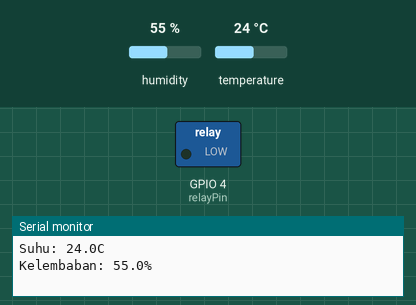
The sketch below on a simulated ESP32. On the bench: switched loads named in the sketch (green lamp = pin HIGH), the last lines printed to the serial monitor. The test bench sets the inputs (shaded band); at power-on: temperature 24 °C, humidity 55 %. WiFi joins after 1.5 s; servers stay silent unless stated.

Above: at 3.0 s.
3.1 s: temperature set to 29.4 °C
5.0 s: temperature set to 30.5 °C
At 6.5 s:
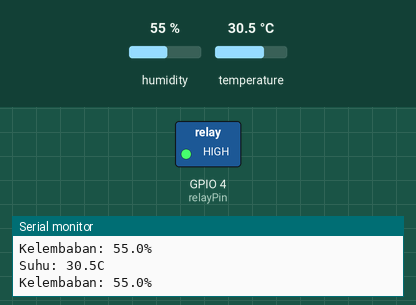
8.8 s: temperature set to 12 °C
At 10.0 s:
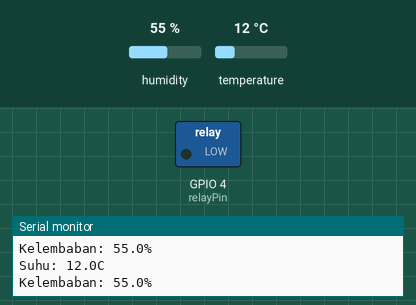
10.3 s: temperature set to 33 °C
At 11.5 s:
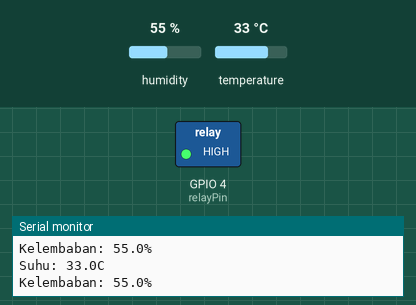
Timing chart, 0 to 13.3 s (numbered marks = the images above; inputs shaded):
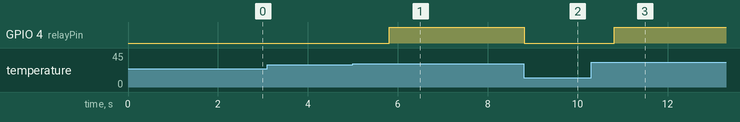

Measured:
- the behaviour switches between 29.9 and 30 °C on temperature (found by bisection; images 0 and 1)
- after the input at 5.0 s, GPIO 4 (relayPin): LOW → HIGH after 0.81 s
- after the input at 8.8 s, GPIO 4 (relayPin): HIGH → LOW at once
- after the input at 10.3 s, GPIO 4 (relayPin): LOW → HIGH after 0.51 s

The sketch:

kipas.ino
```cpp
#define BLYNK_TEMPLATE_ID "TMPL6S4W3YSBz"
#define BLYNK_TEMPLATE_NAME "KIPAS PINTAR"
#define BLYNK_AUTH_TOKEN "UanKN2ER4PgUL5PXG6UClIdfwx2eSsft"

#define BLYNK_PRINT Serial // Menggunakan serial Blynk

#include <WiFi.h> // Library WiFi
#include <WiFiClient.h> // Library WiFiClient
#include <BlynkSimpleEsp32.h> // Library Blynk ESP32

char ssid[] = "Wokwi-GUEST"; // Nama WiFi
char pass[] = ""; // Password WiFi

BlynkTimer timer; // Timer untuk mengirim data

// SENSOR DHT
#include <DHTesp.h> // Library sensor DHT
const int DHT_PIN = 15; // Pin sinyal DHT
byte relayPin = 4; // Pin relay pada ESP32
DHTesp dhtSensor; // Membuat objek sensor DHT
float suhu, kelembaban; // Variabel untuk suhu dan kelembaban

bool manualControl = false; // Status kontrol manual
bool buttonLocked = false; // Status penguncian tombol
int relayState = LOW; // Status awal relay

void setup()
{
  Serial.begin(115200); // Inisialisasi serial monitor

  Blynk.begin(BLYNK_AUTH_TOKEN, ssid, pass); // Inisialisasi Blynk

  dhtSensor.setup(DHT_PIN, DHTesp::DHT22); // Mendefinisikan sensor DHT
  timer.setInterval(1000L, myTimerEvent); // Mengirim data setiap detik

  pinMode(relayPin, OUTPUT); // Mengatur pin relay sebagai output
  digitalWrite(relayPin, relayState); // Mengatur status awal relay
}

void myTimerEvent()
{
  TempAndHumidity data = dhtSensor.getTempAndHumidity(); // Mendapatkan data
  suhu = data.temperature; // Mendefinisikan variabel suhu
  kelembaban = data.humidity; // Mendefinisikan variabel kelembaban
  Serial.println("Suhu: " + String(suhu, 1) + "C");
  Serial.println("Kelembaban: " + String(kelembaban, 1) + "%");

  // NOTIFIKASI KODE
  if (suhu > 35) // Jika suhu melebihi 35
  {
    Serial.println("Suhu Naik");
    Blynk.logEvent("high_temp"); // Blynk mengirim notifikasi ke Gmail
  }

  // KONTROL RELAY BERDASARKAN SUHU
  if (suhu >= 30) // Jika suhu 30 atau lebih
  {
    relayState = HIGH; // Menyalakan relay
    manualControl = false; // Menonaktifkan kontrol manual saat suhu naik
    Blynk.virtualWrite(V2, 1); // Mengubah saklar Blynk ke posisi ON
  }
  else if (suhu < 30) // Jika suhu di bawah 30
  {
    if (!manualControl) // Hanya matikan relay jika kontrol manual tidak aktif
    {
      relayState = LOW; // Mematikan relay
      Blynk.virtualWrite(V2, 0); // Mengubah saklar Blynk ke posisi OFF
    }
  }

  // Memperbarui status relay
  digitalWrite(relayPin, relayState);
  // Mengirim data ke Blynk
  Blynk.virtualWrite(V0, suhu); // Mengirim data suhu ke pin V0 di Blynk
  Blynk.virtualWrite(V1, kelembaban); // Mengirim data kelembaban ke pin V1
}

BLYNK_WRITE(V2) // V2 untuk kontrol manual dari Blynk
{
  int pinValue = param.asInt(); // Membaca nilai Blynk

  // Logika kontrol manual
  if (pinValue == 1 && suhu < 30) // Jika suhu < 30 dan saklar diaktifkan secara manual
  {
    relayState = HIGH; // Menyalakan relay
    manualControl = true; // Mengaktifkan kontrol manual
  }
  else if (pinValue == 0 && suhu < 30) // Jika suhu < 30 dan saklar dimatikan secara manual
  {
    relayState = LOW; // Mematikan relay
    manualControl = false; // Menonaktifkan kontrol manual
  }

  digitalWrite(relayPin, relayState); // Memperbarui status relay
  Serial.print("Nilai Switch V2 adalah: ");
  Serial.println(pinValue);
}

void loop()
{
  Blynk.run(); // Menjalankan Blynk
  timer.run(); // Menjalankan timer
}
```
